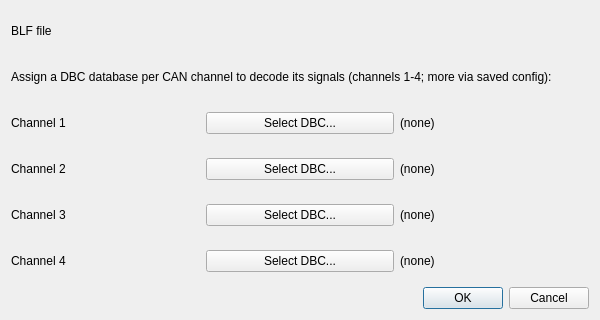
<?xml version="1.0" encoding="UTF-8"?>
<ui version="4.0">
 <class>BlfDialogForm</class>
 <widget class="QWidget" name="BlfDialogForm">
  <property name="windowTitle">
   <string>BLF File - CAN channel DBCs</string>
  </property>
  <property name="minimumSize">
   <size>
    <width>600</width>
    <height>320</height>
   </size>
  </property>
  <layout class="QVBoxLayout" name="verticalLayout">
   <item>
    <widget class="QLabel" name="labelSummary">
     <property name="text"><string>BLF file</string></property>
    </widget>
   </item>
   <item>
    <widget class="QLabel" name="labelInstructions">
     <property name="text"><string>Assign a DBC database per CAN channel to decode its signals (channels 1-4; more via saved config):</string></property>
     <property name="wordWrap"><bool>true</bool></property>
    </widget>
   </item>
   <item>
    <layout class="QHBoxLayout" name="rowCh1">
     <item><widget class="QLabel" name="labelCh1"><property name="text"><string>Channel 1</string></property></widget></item>
     <item><widget class="QPushButton" name="buttonDbcCh1"><property name="text"><string>Select DBC...</string></property></widget></item>
     <item><widget class="QLabel" name="labelDbcCh1"><property name="text"><string>(none)</string></property></widget></item>
    </layout>
   </item>
   <item>
    <layout class="QHBoxLayout" name="rowCh2">
     <item><widget class="QLabel" name="labelCh2"><property name="text"><string>Channel 2</string></property></widget></item>
     <item><widget class="QPushButton" name="buttonDbcCh2"><property name="text"><string>Select DBC...</string></property></widget></item>
     <item><widget class="QLabel" name="labelDbcCh2"><property name="text"><string>(none)</string></property></widget></item>
    </layout>
   </item>
   <item>
    <layout class="QHBoxLayout" name="rowCh3">
     <item><widget class="QLabel" name="labelCh3"><property name="text"><string>Channel 3</string></property></widget></item>
     <item><widget class="QPushButton" name="buttonDbcCh3"><property name="text"><string>Select DBC...</string></property></widget></item>
     <item><widget class="QLabel" name="labelDbcCh3"><property name="text"><string>(none)</string></property></widget></item>
    </layout>
   </item>
   <item>
    <layout class="QHBoxLayout" name="rowCh4">
     <item><widget class="QLabel" name="labelCh4"><property name="text"><string>Channel 4</string></property></widget></item>
     <item><widget class="QPushButton" name="buttonDbcCh4"><property name="text"><string>Select DBC...</string></property></widget></item>
     <item><widget class="QLabel" name="labelDbcCh4"><property name="text"><string>(none)</string></property></widget></item>
    </layout>
   </item>
   <item>
    <widget class="QDialogButtonBox" name="buttonBox">
     <property name="standardButtons"><set>QDialogButtonBox::Cancel|QDialogButtonBox::Ok</set></property>
    </widget>
   </item>
  </layout>
 </widget>
</ui>
